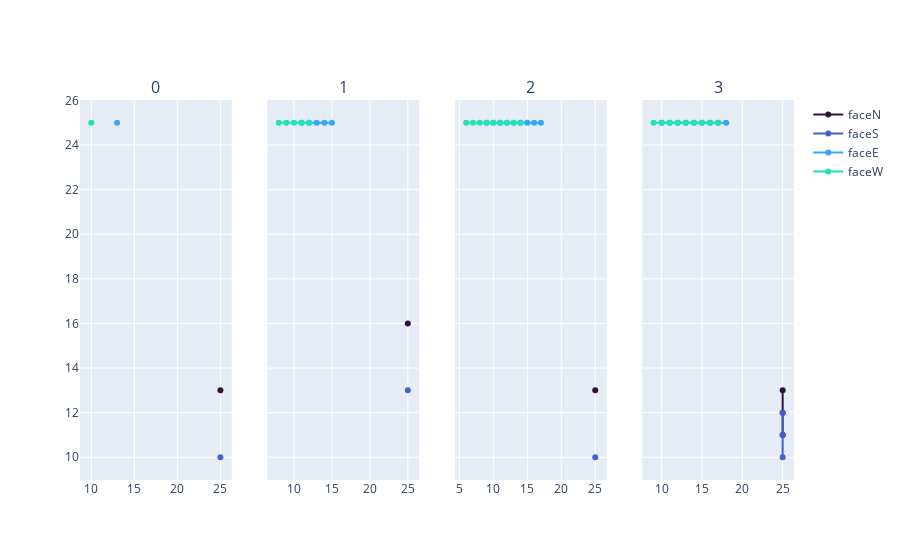

Here is the notebook cell this chart was saved with:
### Code cell
s.step_through_problem()
show_solution_step(s)

### Figure 1 — Plotly figure (JSON) as saved in the notebook; plotly's stock layout.template omitted (floating-point values rounded to 4 significant figures)
{"data": [{"marker": {"color": "rgb(48, 18, 59)"}, "name": "faceN", "showlegend": true, "type": "scatter", "x": [25], "xaxis": "x", "y": [13], "yaxis": "y"}, {"marker": {"color": "rgb(68, 96, 208)"}, "name": "faceS", "showlegend": true, "type": "scatter", "x": [25], "xaxis": "x", "y": [10], "yaxis": "y"}, {"marker": {"color": "rgb(54, 167, 248)"}, "name": "faceE", "showlegend": true, "type": "scatter", "x": [13], "xaxis": "x", "y": [25], "yaxis": "y"}, {"marker": {"color": "rgb(33, 226, 181)"}, "name": "faceW", "showlegend": true, "type": "scatter", "x": [10], "xaxis": "x", "y": [25], "yaxis": "y"}, {"marker": {"color": "rgb(48, 18, 59)"}, "name": "faceN", "showlegend": false, "type": "scatter", "x": [25], "xaxis": "x2", "y": [16], "yaxis": "y2"}, {"marker": {"color": "rgb(68, 96, 208)"}, "name": "faceS", "showlegend": false, "type": "scatter", "x": [25], "xaxis": "x2", "y": [13], "yaxis": "y2"}, {"marker": {"color": "rgb(54, 167, 248)"}, "name": "faceE", "showlegend": false, "type": "scatter", "x": [15, 14, 13, 12, 11], "xaxis": "x2", "y": [25, 25, 25, 25, 25], "yaxis": "y2"}, {"marker": {"color": "rgb(33, 226, 181)"}, "name": "faceW", "showlegend": false, "type": "scatter", "x": [12, 11, 10, 9, 8], "xaxis": "x2", "y": [25, 25, 25, 25, 25], "yaxis": "y2"}, {"marker": {"color": "rgb(48, 18, 59)"}, "name": "faceN", "showlegend": false, "type": "scatter", "x": [25], "xaxis": "x3", "y": [13], "yaxis": "y3"}, {"marker": {"color": "rgb(68, 96, 208)"}, "name": "faceS", "showlegend": false, "type": "scatter", "x": [25], "xaxis": "x3", "y": [10], "yaxis": "y3"}, {"marker": {"color": "rgb(54, 167, 248)"}, "name": "faceE", "showlegend": false, "type": "scatter", "x": [17, 16, 15, 14, 13, 12, 11, 10, 9], "xaxis": "x3", "y": [25, 25, 25, 25, 25, 25, 25, 25, 25], "yaxis": "y3"}, {"marker": {"color": "rgb(33, 226, 181)"}, "name": "faceW", "showlegend": false, "type": "scatter", "x": [14, 13, 12, 11, 10, 9, 8, 7, 6], "xaxis": "x3", "y": [25, 25, 25, 25, 25, 25, 25, 25, 25], "yaxis": "y3"}, {"marker": {"color": "rgb(48, 18, 59)"}, "name": "faceN", "showlegend": false, "type": "scatter", "x": [25, 25, 25], "xaxis": "x4", "y": [13, 12, 11], "yaxis": "y4"}, {"marker": {"color": "rgb(68, 96, 208)"}, "name": "faceS", "showlegend": false, "type": "scatter", "x": [25, 25, 25], "xaxis": "x4", "y": [12, 11, 10], "yaxis": "y4"}, {"marker": {"color": "rgb(54, 167, 248)"}, "name": "faceE", "showlegend": false, "type": "scatter", "x": [18, 17, 16, 15, 14, 13, 12, 11, 10], "xaxis": "x4", "y": [25, 25, 25, 25, 25, 25, 25, 25, 25], "yaxis": "y4"}, {"marker": {"color": "rgb(33, 226, 181)"}, "name": "faceW", "showlegend": false, "type": "scatter", "x": [17, 16, 15, 14, 13, 12, 11, 10, 9], "xaxis": "x4", "y": [25, 25, 25, 25, 25, 25, 25, 25, 25], "yaxis": "y4"}], "layout": {"annotations": [{"font": {"size": 16}, "showarrow": false, "text": "0", "x": 0.1062, "xanchor": "center", "xref": "paper", "y": 1, "yanchor": "bottom", "yref": "paper"}, {"font": {"size": 16}, "showarrow": false, "text": "1", "x": 0.3688, "xanchor": "center", "xref": "paper", "y": 1, "yanchor": "bottom", "yref": "paper"}, {"font": {"size": 16}, "showarrow": false, "text": "2", "x": 0.6313, "xanchor": "center", "xref": "paper", "y": 1, "yanchor": "bottom", "yref": "paper"}, {"font": {"size": 16}, "showarrow": false, "text": "3", "x": 0.8938, "xanchor": "center", "xref": "paper", "y": 1, "yanchor": "bottom", "yref": "paper"}], "xaxis": {"anchor": "y", "domain": [0, 0.2125]}, "xaxis2": {"anchor": "y2", "domain": [0.2625, 0.475]}, "xaxis3": {"anchor": "y3", "domain": [0.525, 0.7375]}, "xaxis4": {"anchor": "y4", "domain": [0.7875, 1]}, "yaxis": {"anchor": "x", "domain": [0, 1]}, "yaxis2": {"anchor": "x2", "domain": [0, 1], "matches": "y", "showticklabels": false}, "yaxis3": {"anchor": "x3", "domain": [0, 1], "matches": "y", "showticklabels": false}, "yaxis4": {"anchor": "x4", "domain": [0, 1], "matches": "y", "showticklabels": false}}}
